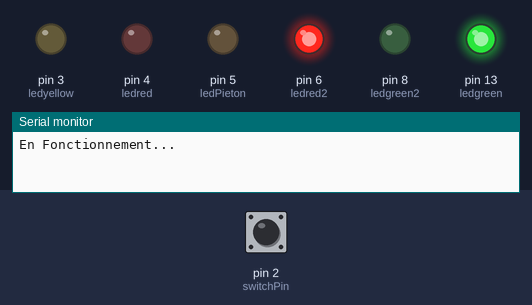
Recording of a sketch running on a simulated Arduino Uno, built with avr-gcc and run on an emulated ATmega328P. Parts: output pins drawn as LEDs (lit = HIGH), the last lines printed to the serial monitor. Inputs (shaded band) come from the test bench; at power-on: pin 2 (switchPin) HIGH.

Above: at 1.2 s.
1.3 s: pin 2 (switchPin) pulled LOW for 0.15 s
At 10.7 s:
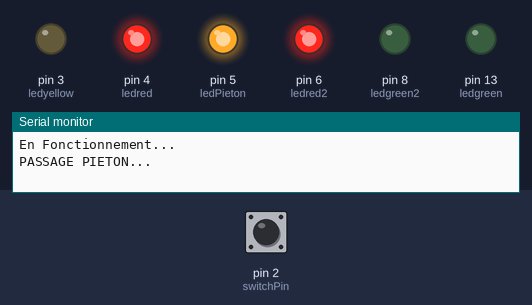
16.5 s: pin 2 (switchPin) pulled LOW for 1 s
At 20.8 s:
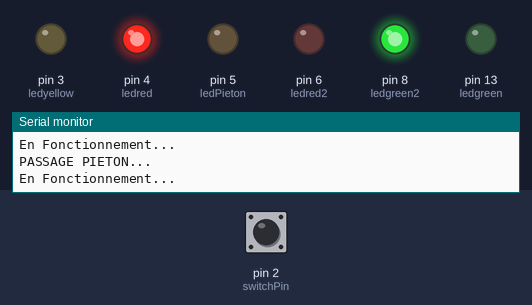
31.5 s: pin 2 (switchPin) pulled LOW for 3.2 s
At 49.3 s:
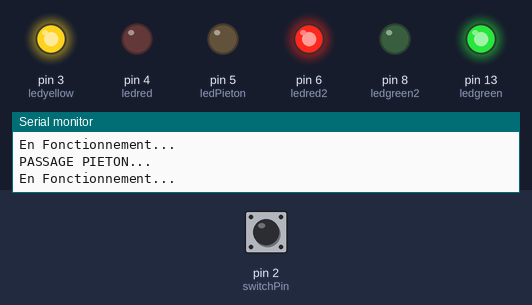
Timing chart, 0 to 51.5 s (numbered marks = the images above; inputs shaded):
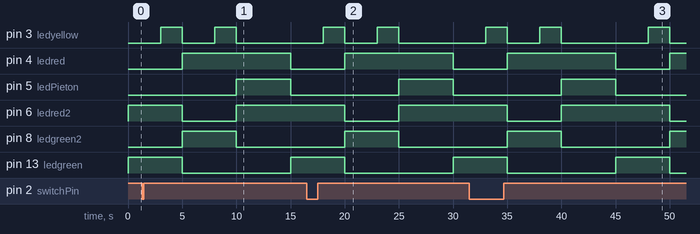

Measured:
- after the input at 1.3 s, pin 5 (ledPieton): LOW → HIGH after 8.7 s, → LOW 5.0 s later; pin 6 (ledred2): goes on until 10.0 s, then stays HIGH; pin 8 (ledgreen2): goes on until 10.0 s, then stays LOW
- after the input at 16.5 s, pin 5 (ledPieton): LOW → HIGH after 8.5 s, → LOW 5.0 s later; pin 6 (ledred2): goes on until 25.0 s, then stays HIGH; pin 8 (ledgreen2): goes on until 25.0 s, then stays LOW
- after the input at 31.5 s, pin 5 (ledPieton): LOW → HIGH after 8.5 s, → LOW 5.0 s later

The sketch:

traffic.ino
```cpp
/* CE CODE PERMET LE FONCTIONNEMENT D'UN FEU DE CIRCULATION
ROUTIERE ET SA MISE HORS SERVICE*/
//definir la broche 4 comme sortie du feu rouge
int ledred=4;
int ledred2=6;
//definir la broche 3 comme sortie du feu jaune
int ledyellow=3;
//definir la broche 2 comme sortie du feu vert
int ledgreen=13;
int ledgreen2=8;
int ledPieton =5;
int switchPin = 2;


volatile int state = HIGH;
int OnOff = 1;//pour détecter la fin de l'interruption

void setup()
{
   pinMode(ledred,OUTPUT);//definir la broche ledred comme sortie
   pinMode(ledyellow,OUTPUT);
   pinMode(ledgreen,OUTPUT);
   pinMode(ledred2,OUTPUT);//definir la broche ledred comme sortie
   pinMode(ledgreen2,OUTPUT);
   pinMode(ledPieton,OUTPUT);
   pinMode(switchPin, INPUT_PULLUP);
   Serial.begin(9600);
   attachInterrupt(0, arret, FALLING);
}

void arret(){
  state = !state;//routine d'interruption
  }

void loop()
{   Serial.begin(9600);
  if(state == HIGH){
    Serial.println("En Fonctionnement...");
    digitalWrite(ledPieton, LOW);
    digitalWrite(ledgreen,HIGH);
    digitalWrite(ledgreen2,LOW);
    digitalWrite(ledred,LOW);
    digitalWrite(ledred2,HIGH);
    digitalWrite(ledyellow,LOW);
   delay(3000);
   digitalWrite(ledyellow,HIGH);
   delay(2000);
   //circulation deuxieme artere
   digitalWrite(ledPieton, LOW);
    digitalWrite(ledgreen,LOW);
    digitalWrite(ledgreen2,HIGH);
    digitalWrite(ledred,HIGH);
    digitalWrite(ledred2,LOW);
    digitalWrite(ledyellow,LOW);
   delay(3000);
   digitalWrite(ledyellow,HIGH);
   delay(2000);
   OnOff = 1;
  }
  else if (state == LOW){

    if (OnOff == 1){
    Serial.println("PASSAGE PIETON...");
    digitalWrite(ledgreen, LOW);
    digitalWrite(ledgreen2, LOW);
    digitalWrite(ledred, HIGH);
    digitalWrite(ledred2, HIGH);
    digitalWrite(ledyellow, LOW);
    digitalWrite(ledPieton, HIGH);
    delay(5000);
    digitalWrite(ledred, LOW);
    digitalWrite(ledred2, LOW);
    digitalWrite(ledPieton, LOW);
    OnOff = 0;
    state=HIGH;
    }
    }
}
```
